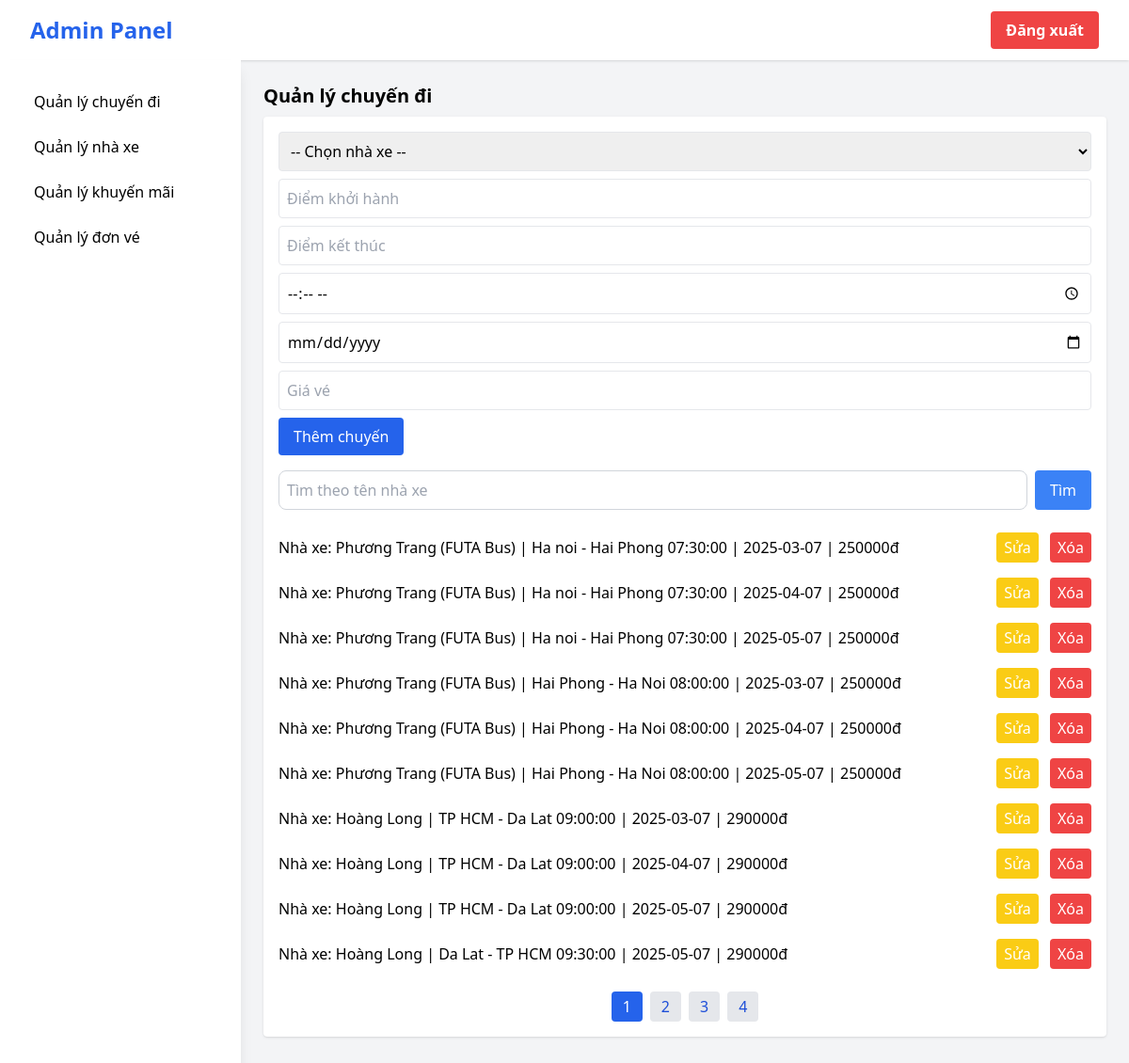
Page /pages/qlchuyendi.php (signed in) on the committed database.
### tables this page shows
CREATE TABLE `chuyendi` (
  `id_cd` int(11) NOT NULL,
  `id_NX` int(11) NOT NULL,
  `diemKH` varchar(100) NOT NULL,
  `diemKT` varchar(100) NOT NULL,
  `lichTrinh` time NOT NULL,
  `ngayDi` date NOT NULL,
  `gia` int(11) NOT NULL
);

CREATE TABLE `nha_xe` (
  `id_NX` int(11) NOT NULL,
  `tenNX` varchar(100) DEFAULT NULL,
  `soDT` varchar(20) DEFAULT NULL
);

### pages/qlchuyendi.php (the view, shortened to what this page needs)
<!DOCTYPE html>
<html lang="vi">
<head>
  <script src="https://cdn.tailwindcss.com"></script>
</head>
<body class="bg-gray-100 font-sans">
  <nav class="bg-white shadow flex items-center justify-between px-8 py-3">
  <span class="text-2xl font-bold text-blue-600"><a href="quantri.php">Admin Panel</a></span>
  <div class="flex items-center space-x-4">
    <form method="post" action="">
      <button type="submit" name="logout" class="bg-red-500 hover:bg-red-600 text-white px-4 py-2 rounded font-semibold">
        Đăng xuất
      </button>
    </form>
  </div>
</nav>
  <div class="flex min-h-screen">
    <aside class="w-64 bg-white shadow-lg p-6 space-y-4">
      <nav class="space-y-2">
        <a href="qlchuyendi.php" class="block py-2 px-3 rounded hover:bg-blue-100">Quản lý chuyến đi</a>
        <a href="qlnhaxe.php" class="block py-2 px-3 rounded hover:bg-blue-100">Quản lý nhà xe</a>
        <a href="qlkhuyenmai.php" class="block py-2 px-3 rounded hover:bg-blue-100">Quản lý khuyến mãi</a>
        <a href="qldonve.php" class="block py-2 px-3 rounded hover:bg-blue-100">Quản lý đơn vé</a>
      </nav>
    </aside>
    <main class="flex-1 p-6 space-y-10">
      <section id="chuyen-di">
        <h3 class="text-xl font-semibold mb-2">Quản lý chuyến đi</h3>
        <div class="bg-white p-4 rounded shadow">
          <form class="space-y-2 mb-4" method="POST">
            <select class="w-full border rounded p-2" name="id_NX" id="id_NX">
              <option value="" disabled selected>-- Chọn nhà xe --</option>
            </select>
            <input type="text" placeholder="Điểm khởi hành" class="w-full border p-2 rounded" name="diemKH">
            <input type="text" placeholder="Điểm kết thúc" class="w-full border p-2 rounded" name="diemKT">
            <input type="time" placeholder="Lịch trình" class="w-full border p-2 rounded" name="lichTrinh">
            <input type="date" placeholder="Ngày đi" class="w-full border p-2 rounded" name="ngayDi">
            <input type="text" placeholder="Giá vé" class="w-full border p-2 rounded" name="gia">
            <input type="submit" class="bg-blue-600 text-white px-4 py-2 rounded" name="themchuyendi" value="Thêm chuyến">
          </form>
          <form class="space-y-2 mb-4" method="GET">
            <div class="flex gap-2">
              <input type="text" name="search_tenNX" placeholder="Tìm theo tên nhà xe" class="p-2 rounded-lg border border-gray-300 flex-1"
                value="<?= htmlspecialchars($_GET['search_tenNX'] ?? '') ?>" />
              <button type="submit" class="bg-blue-500 text-white px-4 py-2 rounded">Tìm</button>
            </div>
          </form>
          <?php
            include '../user.php';
          ?>
          <?php
          $page = isset($_GET['page']) ? max(1, intval($_GET['page'])) : 1;
          $limit = 10;
          $offset = ($page - 1) * $limit;
          $search_tenNX = $_GET['search_tenNX'] ?? '';
          if ($search_tenNX != '') {
              $sql = "SELECT chuyendi.*, nha_xe.tenNX
                      FROM chuyendi
                      JOIN nha_xe ON chuyendi.id_NX = nha_xe.id_NX
                      WHERE nha_xe.tenNX LIKE '%$search_tenNX%'
                      LIMIT $limit OFFSET $offset";
              $sql_count = "SELECT COUNT(*) as total
                            FROM chuyendi
                            JOIN nha_xe ON chuyendi.id_NX = nha_xe.id_NX
                            WHERE nha_xe.tenNX LIKE '%$search_tenNX%'";
          } else {
              $sql = "SELECT chuyendi.*, nha_xe.tenNX
                      FROM chuyendi
                      JOIN nha_xe ON chuyendi.id_NX = nha_xe.id_NX
                      LIMIT $limit OFFSET $offset";
              $sql_count = "SELECT COUNT(*) as total FROM chuyendi";
          }
          $result = mysqli_query($conn, $sql);
          $count_result = mysqli_query($conn, $sql_count);
          $total = mysqli_fetch_assoc($count_result)['total'];
          $total_pages = ceil($total / $limit);
          ?>
          <?php while ($se_pro = mysqli_fetch_assoc($result)): ?>
              <ul class="divide-y">
                  <li class="py-2 flex justify-between items-center">
                      <span>Nhà xe: <?= $se_pro['tenNX'] ?> |
                          <?= $se_pro['diemKH'] ?> - <?= $se_pro['diemKT'] ?> <?= $se_pro['lichTrinh'] ?> | <?= $se_pro['ngayDi'] ?> |
                          <?= $se_pro['gia'] ?>đ
                      </span>
                      <div class="space-x-2">
                          <button class="bg-yellow-400 px-2 py-1 rounded text-white">
                              <a href="updatechuyendi.php?update=<?= $se_pro['id_cd'] ?>">Sửa</a>
                          </button>
                          <button class="bg-red-500 px-2 py-1 rounded text-white">
                              <a href="deletechuyendi.php?del=<?= $se_pro['id_cd'] ?>" onClick="if(confirm('Bạn có chắc chắn muốn xóa')) return true; else return false;">Xóa</a>
                          </button>
                      </div>
                  </li>
              </ul>
          <?php endwhile; ?>
          <div class="flex justify-center mt-4 space-x-2">
              <?php for ($i = 1; $i <= $total_pages; $i++): ?>
                  <a href="?page=<?= $i ?>&search_tenNX=<?= urlencode($search_tenNX) ?>"
                     class="px-3 py-1 rounded <?= $i == $page ? 'bg-blue-600 text-white' : 'bg-gray-200 text-blue-700' ?>">
                      <?= $i ?>
                  </a>
              <?php endfor; ?>
          </div>
        </div>
      </section>
    </main>
  </div>
</body>
</html>

### rows in the picture
chuyendi: id_NX.tenNX "Phương Trang (FUTA Bus)", diemKH "Ha noi", diemKT "Hai Phong", lichTrinh "07:30:00", ngayDi "2025-03-07", gia "250000"
chuyendi: id_NX.tenNX "Phương Trang (FUTA Bus)", diemKH "Ha noi", diemKT "Hai Phong", lichTrinh "07:30:00", ngayDi "2025-04-07", gia "250000"
chuyendi: id_NX.tenNX "Phương Trang (FUTA Bus)", diemKH "Ha noi", diemKT "Hai Phong", lichTrinh "07:30:00", ngayDi "2025-05-07", gia "250000"
chuyendi: id_NX.tenNX "Phương Trang (FUTA Bus)", diemKH "Hai Phong", diemKT "Ha Noi", lichTrinh "08:00:00", ngayDi "2025-03-07", gia "250000"
chuyendi: id_NX.tenNX "Phương Trang (FUTA Bus)", diemKH "Hai Phong", diemKT "Ha Noi", lichTrinh "08:00:00", ngayDi "2025-04-07", gia "250000"
chuyendi: id_NX.tenNX "Phương Trang (FUTA Bus)", diemKH "Hai Phong", diemKT "Ha Noi", lichTrinh "08:00:00", ngayDi "2025-05-07", gia "250000"
chuyendi: id_NX.tenNX "Hoàng Long", diemKH "TP HCM", diemKT "Da Lat", lichTrinh "09:00:00", ngayDi "2025-03-07", gia "290000"
chuyendi: id_NX.tenNX "Hoàng Long", diemKH "TP HCM", diemKT "Da Lat", lichTrinh "09:00:00", ngayDi "2025-04-07", gia "290000"
chuyendi: id_NX.tenNX "Hoàng Long", diemKH "TP HCM", diemKT "Da Lat", lichTrinh "09:00:00", ngayDi "2025-05-07", gia "290000"
chuyendi: id_NX.tenNX "Hoàng Long", diemKH "Da Lat", diemKT "TP HCM", lichTrinh "09:30:00", ngayDi "2025-05-07", gia "290000"
